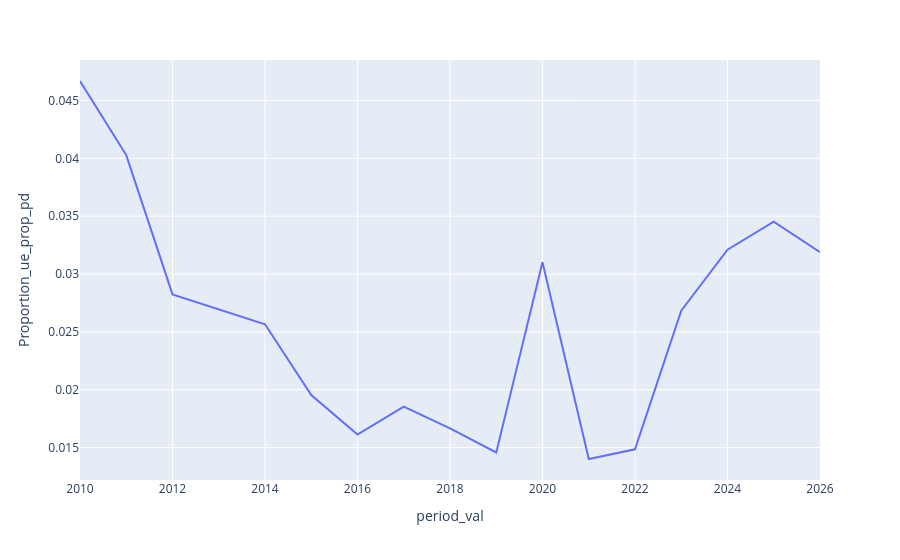

Here is the notebook cell this chart was saved with:
### Code cell
px.line(df_pd_ue_props.query(
"period == 'year_as_str' & occ2010 == 'software developers, \
applications and systems software' & empstat_condensed_ue_prop_pd == \
'Unemployed' & age_range == 'All'"), x = 'period_val', 
y = 'Proportion_ue_prop_pd')

### Figure 1 — Plotly figure (JSON) as saved in the notebook; plotly's stock layout.template omitted (floating-point values rounded to 4 significant figures)
{"data": [{"hovertemplate": "period_val=%{x}<br>Proportion_ue_prop_pd=%{y}<extra></extra>", "legendgroup": "", "line": {"color": "#636efa", "dash": "solid"}, "marker": {"symbol": "circle"}, "mode": "lines", "name": "", "orientation": "v", "showlegend": false, "type": "scatter", "x": [2010, 2011, 2012, 2013, 2014, 2015, 2016, 2017, 2018, 2019, 2020, 2021, 2022, 2023, 2024, 2025, 2026], "xaxis": "x", "y": [0.04669, 0.04028, 0.02824, 0.02698, 0.02566, 0.01954, 0.01612, 0.01853, 0.01666, 0.01457, 0.03102, 0.01401, 0.01485, 0.02683, 0.0321, 0.03453, 0.03189], "yaxis": "y"}], "layout": {"legend": {"tracegroupgap": 0}, "margin": {"t": 60}, "xaxis": {"anchor": "y", "domain": [0, 1], "title": {"text": "period_val"}}, "yaxis": {"anchor": "x", "domain": [0, 1], "title": {"text": "Proportion_ue_prop_pd"}}}}
